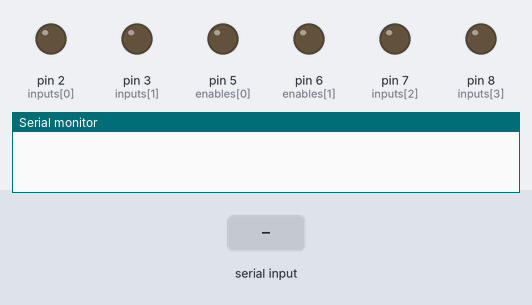
A sketch run on a simulated Arduino Uno, built with avr-gcc and run on an emulated ATmega328P. Shown: output pins drawn as LEDs (lit = HIGH), the last lines printed to the serial monitor. The inputs (shaded band) are chosen by the test bench.

Above: at 1.2 s.
1.3 s: "30,150\n" received over the second serial link
At 2.6 s:
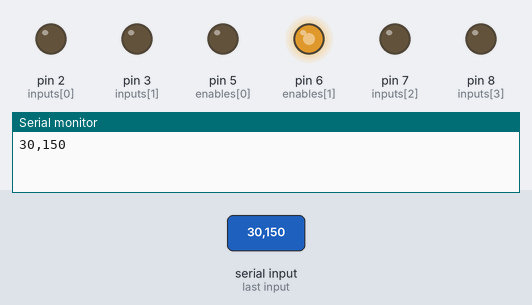
3.8 s: "5\n" received over the second serial link
At 5.7 s:
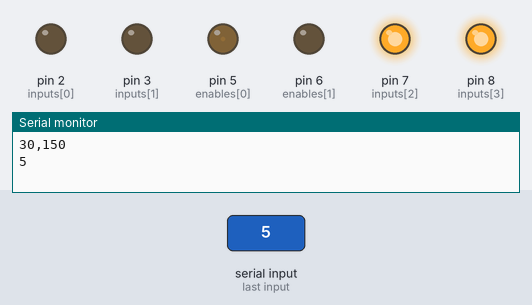
Timing chart, 0 to 7.2 s (numbered marks = the images above; inputs shaded):
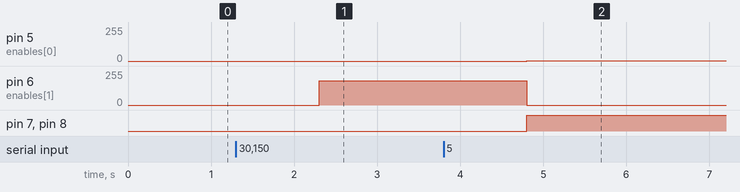

Measured:
- after the input at 1.3 s, pin 6 (enables[1]): 0/255 → 182/255 after 1.0 s
- after the input at 3.8 s, pin 5 (enables[0]): 0/255 → 1/255 after 1.0 s; pin 6 (enables[1]): 182/255 → 0/255 after 1.0 s; pin 7 (inputs[2]), pin 8 (inputs[3]): LOW → HIGH after 1.0 s

The sketch:

carrito_bluetooth.ino
```cpp
#include <SoftwareSerial.h>

SoftwareSerial bt(10, 11); // RX TX

int matrizDireccion[5][4] = {
  { 1, 0, 1, 0 },
  { 0, 1, 0, 1 },
  { 1, 0, 0, 1 },
  { 0, 1, 1, 0 },
  { 0, 0, 0, 0 }
};

int matrizVelocidad[5][2] = {
  { 125, 125 },
  { 125, 125 },
  { 160, 160 },
  { 160, 160 },
  { 0, 0 }
};

int inputs[4] = { 2, 3, 7, 8 };  // in1, in2, in3, in4 --pines digitales
int enables[2] = { 5, 6 };         // pines PWM...
int i;
String cadena;

void SetDireccion(int estado) {
  for (i = 0; i < 4; i++) {
    digitalWrite(inputs[i], matrizDireccion[estado][i]);
  }
  for (i = 0; i < 2; i++) {
    analogWrite(enables[i], matrizVelocidad[estado][i]);
  }
}

// BT - ARUINO
// 5V - 5V
// GND - GND
// TX - RX (10)
// RX - TX (11)
// STATE - NO CONECTAR
// ENABLE - NO CONECTAR

// PUENTE H - ARDUINO
// IN1 - 2
// IN2 - 3
// IN3 - 7
// IN4 - 8
// EN1 - 5
// EN2 - 6

void setup() {
  // put your setup code here, to run once:
  Serial.begin(9600);

  bt.begin(9600);

  for (int i = 0; i < 4; i++) {
    pinMode(inputs[i], OUTPUT);
  }
  for (int i = 0; i < 2; i++) {
    pinMode(enables[i], OUTPUT);
  }


}

void loop() {
  // put your main code here, to run repeatedly:
  if (bt.available()) {
    //Serial.write(bt.read());
    cadena = bt.readString();
    Serial.println(cadena);

    int estado = cadena.toInt();

    SetDireccion(estado);
  }

}
```
